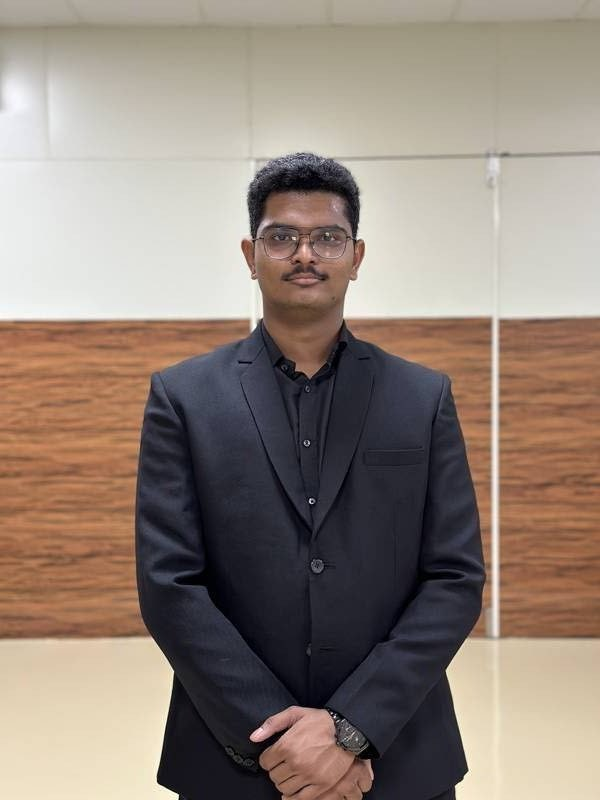
#> input picture assets/images/halloffame 2025-2026/Aditya Tambe Marketing Head.jpeg, 600 x 800 px, found by its file name
$ python fix_two.py
#> lines starting #> are read from the running program, lines starting #| are printed output that depends on the picture
import os
from PIL import Image

dir_path = r"c:\mesaweb\assets\images\halloffame 2025-2026"
files_to_fix = [
    "Aditya Tambe Marketing Head.jpeg",
    "Tanvi Yendhe Marketing Head.jpeg"
]

for filename in files_to_fix:
    filepath = os.path.join(dir_path, filename)
    if os.path.exists(filepath):
        try:
            with Image.open(filepath) as img:
                # Heads are pointing left, so we need to rotate 90 degrees clockwise (ROTATE_270 in Pillow)
#> img is the input picture: PIL image 600x800 RGB; mean R, G, B 145.8, 131.6, 121.3
                rotated = img.transpose(Image.ROTATE_270)
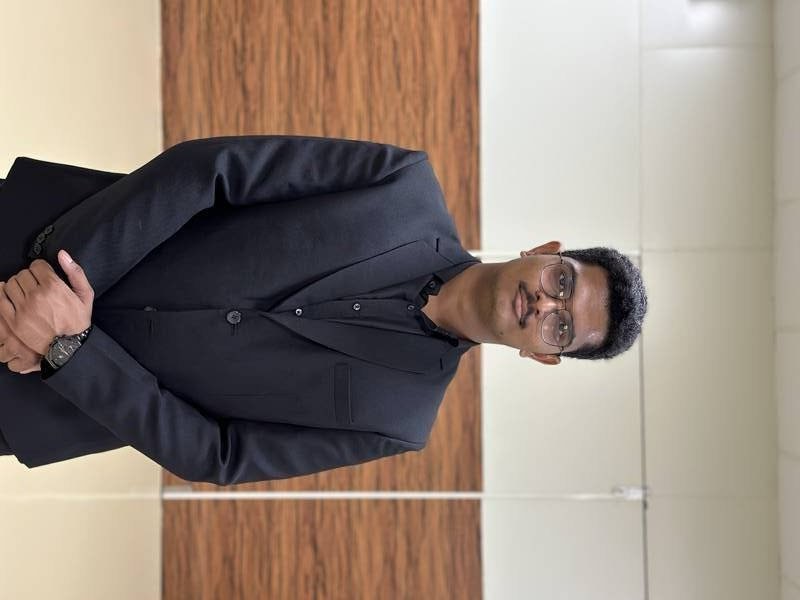
#> rotated: PIL image 800x600 RGB; mean R, G, B 145.8, 131.6, 121.3
                rotated.save(filepath, format="JPEG", quality=85)
            print(f"Fixed rotation for: {filename}")
        except Exception as e:
            print(f"Error processing {filename}: {e}")
    else:
        print(f"File not found: {filepath}")
#> pass 2 of the loop `for filename in files_to_fix:`:
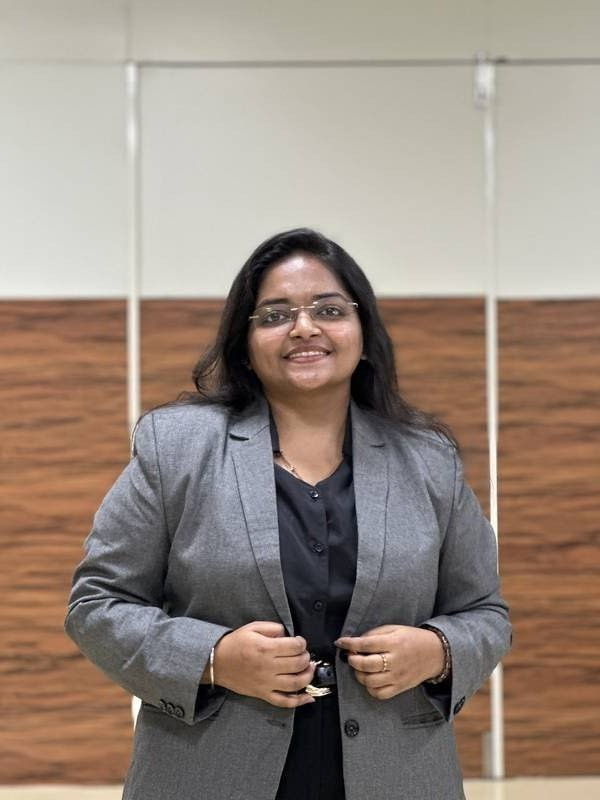
#> input picture assets/images/halloffame 2025-2026/Tanvi Yendhe Marketing Head.jpeg, 600 x 800 px, found by its file name
#> img is the input picture: PIL image 600x800 RGB; mean R, G, B 150.5, 135.6, 124.7
#> `rotated = img.transpose(Image.ROTATE_270)`:
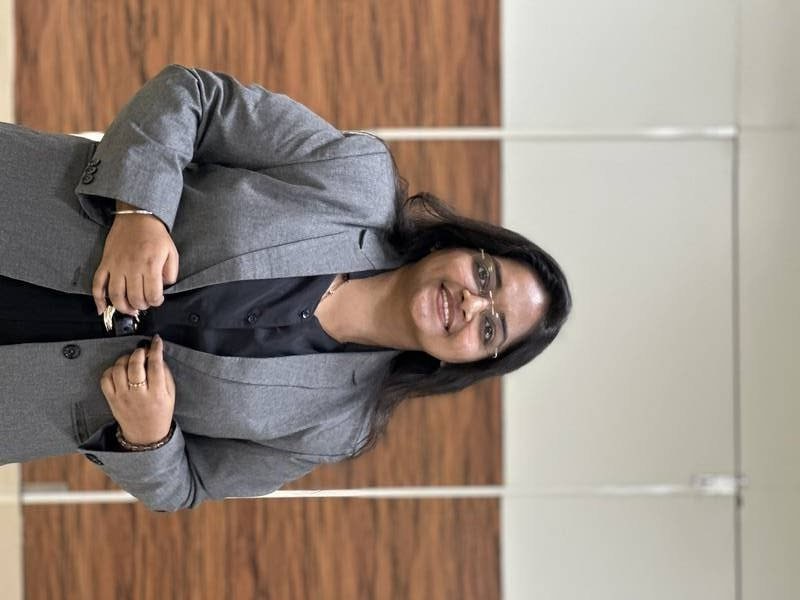
#> rotated: PIL image 800x600 RGB; mean R, G, B 150.5, 135.6, 124.7
